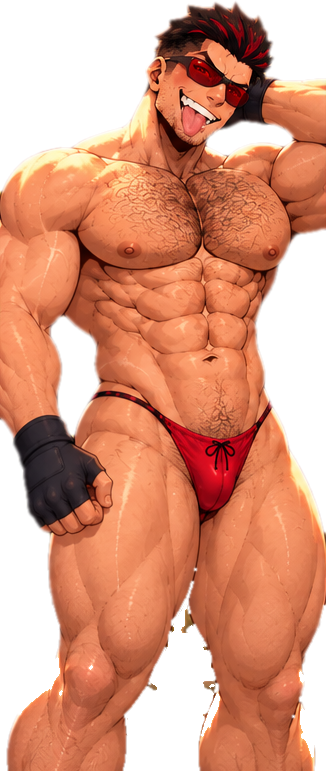
#> input picture assets/ares/cg_cut.png, 326 x 771 px
$ python finish_cg.py cg_cut.png
#> lines starting #> are read from the running program, lines starting #| are printed output that depends on the picture; after the words box and inside, x2 and y2 are one past the last pixel; in counts of white or black regions, pixels touching at a corner belong together
# Put the untouched CG pixels back on top of the outpainted legs and key the flat green from the NEW area only.
import numpy as np,sys,scipy.ndimage as nd
from PIL import Image
L=110;raw=np.asarray(Image.open(sys.argv[1]).convert('RGB')).astype(int);cg=Image.open('cg_cut.png').convert('RGBA')
#> after `raw = np.asarray(Image.open(sys.argv[1]).convert('RGB')).astype(int)`:
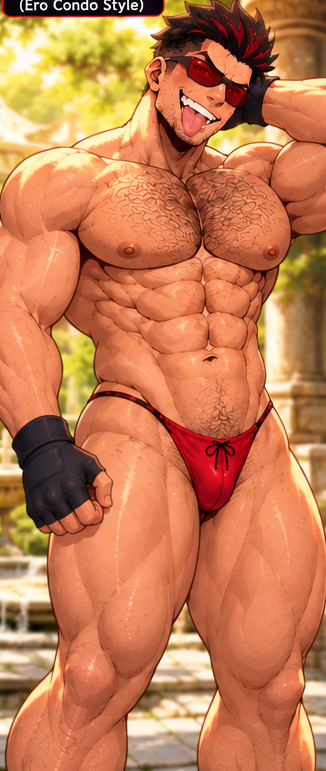
#> raw: shape (771, 326, 3) int64; mean R, G, B 196.9, 125, 83.1
#> further down, cg is the input picture: PIL image 326x771 RGBA; mean R, G, B, A 196.9, 125, 83.1, 180.7
r,g,b=raw[...,0],raw[...,1],raw[...,2];green=(g>r+25)&(g>b+25)
#> after `r, g, b = (raw[..., 0], raw[..., 1], raw[..., 2])`:
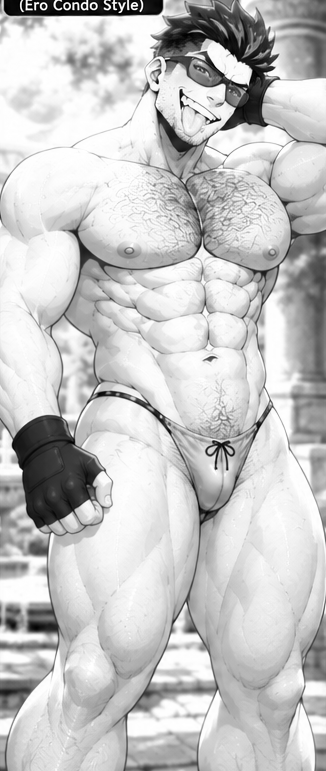
#> r: shape (771, 326) int64; min 0, max 255, mean 196.9
#> after `r, g, b = (raw[..., 0], raw[..., 1], raw[..., 2])`:
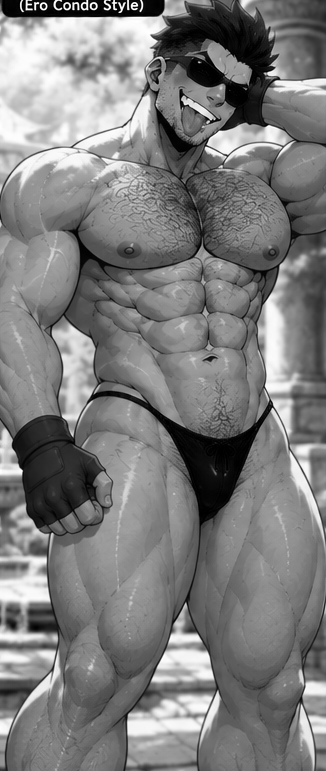
#> g: shape (771, 326) int64; min 0, max 255, mean 125
#> after `r, g, b = (raw[..., 0], raw[..., 1], raw[..., 2])`:
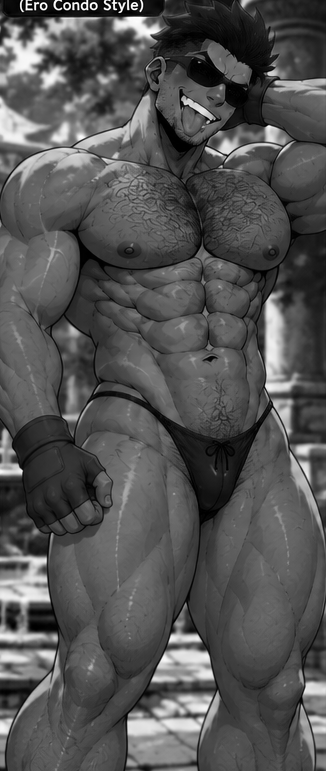
#> b: shape (771, 326) int64; min 0, max 255, mean 83.1
#> after `green = (g > r + 25) & (g > b + 25)`: green: shape (771, 326) bool; every value is 0
soft=np.clip(((g-np.maximum(r,b))-10)/40,0,1)  # 1 = green bg
#> soft: shape (771, 326) float64; every value is 0
al=(1-soft);xx=np.arange(raw.shape[1])[None,:];yy=np.arange(raw.shape[0])[:,None]
#> after `al = 1 - soft`: al: shape (771, 326) float64; every value is 1
#> after `yy = np.arange(raw.shape[0])[:, None]`: yy = 771 values from 0 to 770
noise=(xx>=L+326-6)&(yy<560)&~((r>g*1.25+6)&(r>110));al=np.where(noise,0,al)  # SD left noise in the empty far-right margin
soft=np.where(noise,1,soft);al[nd.binary_erosion(green,iterations=2)]=0
# decontaminate green spill on edges
pm=(al>0)&(al<1);bgc=np.array([40,170,70]);A=raw.astype(float);a=al[pm][:,None];A[pm]=np.clip((A[pm]-(1-a)*bgc)/np.maximum(a,.25),0,255)
#> after `a = al[pm][:, None]`: a = empty array
A[...,1]=np.minimum(A[...,1],np.maximum(A[...,0],A[...,2])*1.0+ (A[...,1]-np.maximum(A[...,0],A[...,2])).clip(max=0))  # no green cast in new pixels
#> A: shape (771, 326, 3) float64; mean R, G, B 196.9, 125, 83.1
lab,n=nd.label(al>.3);sz=nd.sum(np.ones(al.shape),lab,range(1,n+1));keep=np.isin(lab,[i+1 for i,s in enumerate(sz) if s>2000]);al[~nd.binary_dilation(keep,iterations=2)]=0
#> after `lab, n = nd.label(al > 0.3)`: lab: shape (771, 326) int32; every value is 1
#> after `lab, n = nd.label(al > 0.3)`: n = 1
#> after `sz = nd.sum(np.ones(al.shape), lab, range(1, n + 1))`: sz = [251346]
#> after `keep = np.isin(lab, [i + 1 for i, s in enumerate(sz) if s > 2000])`: keep: shape (771, 326) bool; every value is 1
H0=cg.height
#> H0 = 771
# colour-match the generated legs to the CG's own shins (generated pixels only)
#> (the run stopped early here; a loop or call above may not have finished)

$ run again, with assets/ares/cg.png copied over assets/ares/cg_cut.png
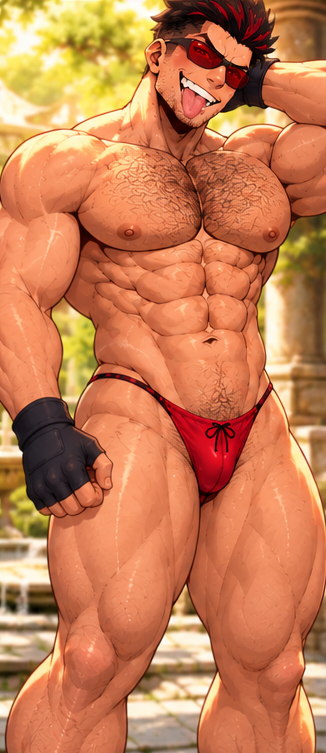
#> input picture assets/ares/cg.png, 326 x 753 px
#> cg is the input picture: PIL image 326x753 RGBA; mean R, G, B, A 198.9, 126.1, 83.9, 255
#> `r, g, b = (raw[..., 0], raw[..., 1], raw[..., 2])`:
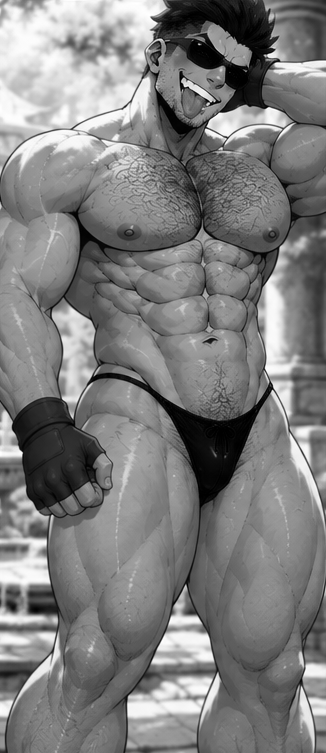
#> g: shape (753, 326) int64; min 0, max 255, mean 126.1
#> `r, g, b = (raw[..., 0], raw[..., 1], raw[..., 2])`:
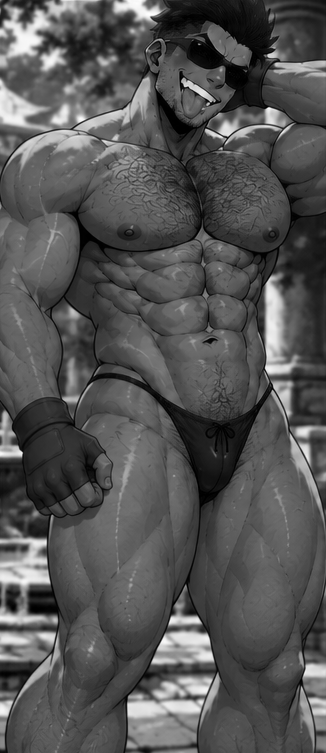
#> b: shape (753, 326) int64; min 0, max 254, mean 83.9
#> green: shape (753, 326) bool; every value is 0
#> soft: shape (753, 326) float64; every value is 0
#> al: shape (753, 326) float64; every value is 1
#> a = empty array
#> lab: shape (753, 326) int32; every value is 1
#> n = 1
#> sz = [245478]
#> keep: shape (753, 326) bool; every value is 1
